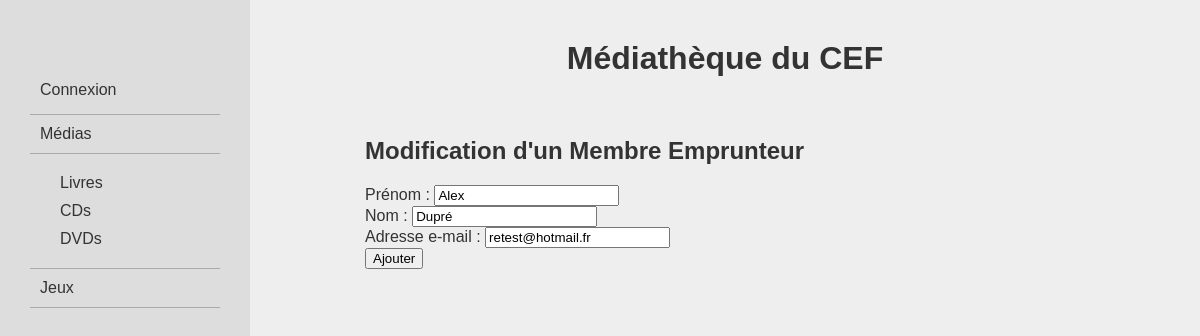
The page /modifier/membre/4 on the database its author committed.
### logisticMediatheque/models.py (models this page shows, shortened)
class Membres (models.Model):
    firstname = models.CharField(max_length=100)
    lastname = models.CharField(max_length=100)
    email = models.EmailField()
    canLoan = models.BooleanField(default=True)
    numLoan = models.IntegerField(default=0)

### logisticMediatheque/views/views_membres.py (the view)
# urls.py: path('modifier/membre/<int:item_id>', views_membres.updateMembre, name = 'updateMembre'),
def updateMembre(request, item_id):
    action_type = 'Modification'
    jeu = Membres.objects.get( pk = item_id )
    if request.method == 'POST':
            form = addMembreForm(request.POST, instance=jeu)
            if form.is_valid():
                form.save()
                membres = Membres.objects.all()
                logger.info("MaJ Membre par " + request.user.username + " | Nom du membre : " + request.POST.get('lastname') + " " + request.POST.get('firstname'))
                return render(request, 'logisticMediatheque/lists/listMembres.html',{'membres': membres})
    else:
        form = addMembreForm(instance=jeu)
        return render(request, 'logisticMediatheque/forms/addMembreForm.html',{'form': form, 'actionType': action_type})

### logisticMediatheque/forms.py
class addMembreForm(forms.ModelForm):
    class Meta:
        model = Membres
        fields = ['firstname','lastname','email']
        labels = {'firstname':'Prénom','lastname':'Nom','email':'Adresse e-mail'}

### logisticMediatheque/templates/logisticMediatheque/forms/addMembreForm.html (shortened to what this page needs)
{% extends 'logisticMediatheque/base.html' %}
{% block content %}
    <h2>{{actionType}} d'un Membre Emprunteur</h2>
    <form method="post">
        {{ form }}
        <input type="submit" value="Ajouter">
    </form>
{% endblock content %}

### mediathequeCEF/static/css/style.css (style rules this page uses)
body { background-color: #eee; color:#333; font-family: sans-serif; margin:0; box-sizing: border-box; }

### rows shown on the page
Membres: firstname "Alex", lastname "Dupré", email "retest@hotmail.fr"

### other values the page prints
{{ actionType }} "Modification"
